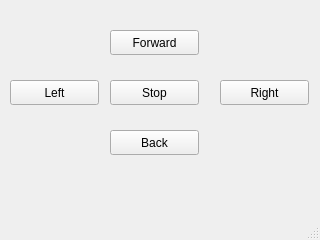
<?xml version="1.0" encoding="UTF-8"?>
<ui version="4.0">
 <class>MainWindow</class>
 <widget class="QMainWindow" name="MainWindow">
  <property name="geometry">
   <rect>
    <x>0</x>
    <y>0</y>
    <width>320</width>
    <height>240</height>
   </rect>
  </property>
  <property name="windowTitle">
   <string>MainWindow</string>
  </property>
  <widget class="QWidget" name="centralwidget">
   <widget class="QPushButton" name="stopButton">
    <property name="geometry">
     <rect>
      <x>110</x>
      <y>80</y>
      <width>89</width>
      <height>25</height>
     </rect>
    </property>
    <property name="text">
     <string>Stop</string>
    </property>
   </widget>
   <widget class="QPushButton" name="fwrdButton">
    <property name="geometry">
     <rect>
      <x>110</x>
      <y>30</y>
      <width>89</width>
      <height>25</height>
     </rect>
    </property>
    <property name="text">
     <string>Forward</string>
    </property>
   </widget>
   <widget class="QPushButton" name="bwrdButton">
    <property name="geometry">
     <rect>
      <x>110</x>
      <y>130</y>
      <width>89</width>
      <height>25</height>
     </rect>
    </property>
    <property name="text">
     <string>Back</string>
    </property>
   </widget>
   <widget class="QPushButton" name="ltrnButton">
    <property name="geometry">
     <rect>
      <x>10</x>
      <y>80</y>
      <width>89</width>
      <height>25</height>
     </rect>
    </property>
    <property name="text">
     <string>Left</string>
    </property>
   </widget>
   <widget class="QPushButton" name="rtrnButton">
    <property name="geometry">
     <rect>
      <x>220</x>
      <y>80</y>
      <width>89</width>
      <height>25</height>
     </rect>
    </property>
    <property name="text">
     <string>Right</string>
    </property>
   </widget>
  </widget>
  <widget class="QMenuBar" name="menubar">
   <property name="geometry">
    <rect>
     <x>0</x>
     <y>0</y>
     <width>320</width>
     <height>28</height>
    </rect>
   </property>
  </widget>
  <widget class="QStatusBar" name="statusbar"/>
 </widget>
 <resources/>
 <connections>
  <connection>
   <sender>fwrdButton</sender>
   <signal>clicked()</signal>
   <receiver>MainWindow</receiver>
   <slot>fwrd()</slot>
   <hints>
    <hint type="sourcelabel">
     <x>171</x>
     <y>68</y>
    </hint>
    <hint type="destinationlabel">
     <x>243</x>
     <y>39</y>
    </hint>
   </hints>
  </connection>
  <connection>
   <sender>rtrnButton</sender>
   <signal>clicked()</signal>
   <receiver>MainWindow</receiver>
   <slot>rtrn()</slot>
   <hints>
    <hint type="sourcelabel">
     <x>267</x>
     <y>122</y>
    </hint>
    <hint type="destinationlabel">
     <x>290</x>
     <y>76</y>
    </hint>
   </hints>
  </connection>
  <connection>
   <sender>ltrnButton</sender>
   <signal>clicked()</signal>
   <receiver>MainWindow</receiver>
   <slot>ltrn()</slot>
   <hints>
    <hint type="sourcelabel">
     <x>39</x>
     <y>111</y>
    </hint>
    <hint type="destinationlabel">
     <x>16</x>
     <y>54</y>
    </hint>
   </hints>
  </connection>
  <connection>
   <sender>stopButton</sender>
   <signal>clicked()</signal>
   <receiver>MainWindow</receiver>
   <slot>stop()</slot>
   <hints>
    <hint type="sourcelabel">
     <x>188</x>
     <y>114</y>
    </hint>
    <hint type="destinationlabel">
     <x>251</x>
     <y>190</y>
    </hint>
   </hints>
  </connection>
  <connection>
   <sender>bwrdButton</sender>
   <signal>clicked()</signal>
   <receiver>MainWindow</receiver>
   <slot>bwrd()</slot>
   <hints>
    <hint type="sourcelabel">
     <x>123</x>
     <y>165</y>
    </hint>
    <hint type="destinationlabel">
     <x>85</x>
     <y>206</y>
    </hint>
   </hints>
  </connection>
 </connections>
 <slots>
  <slot>fwrd()</slot>
  <slot>rtrn()</slot>
  <slot>ltrn()</slot>
  <slot>stop()</slot>
  <slot>bwrd()</slot>
 </slots>
</ui>
